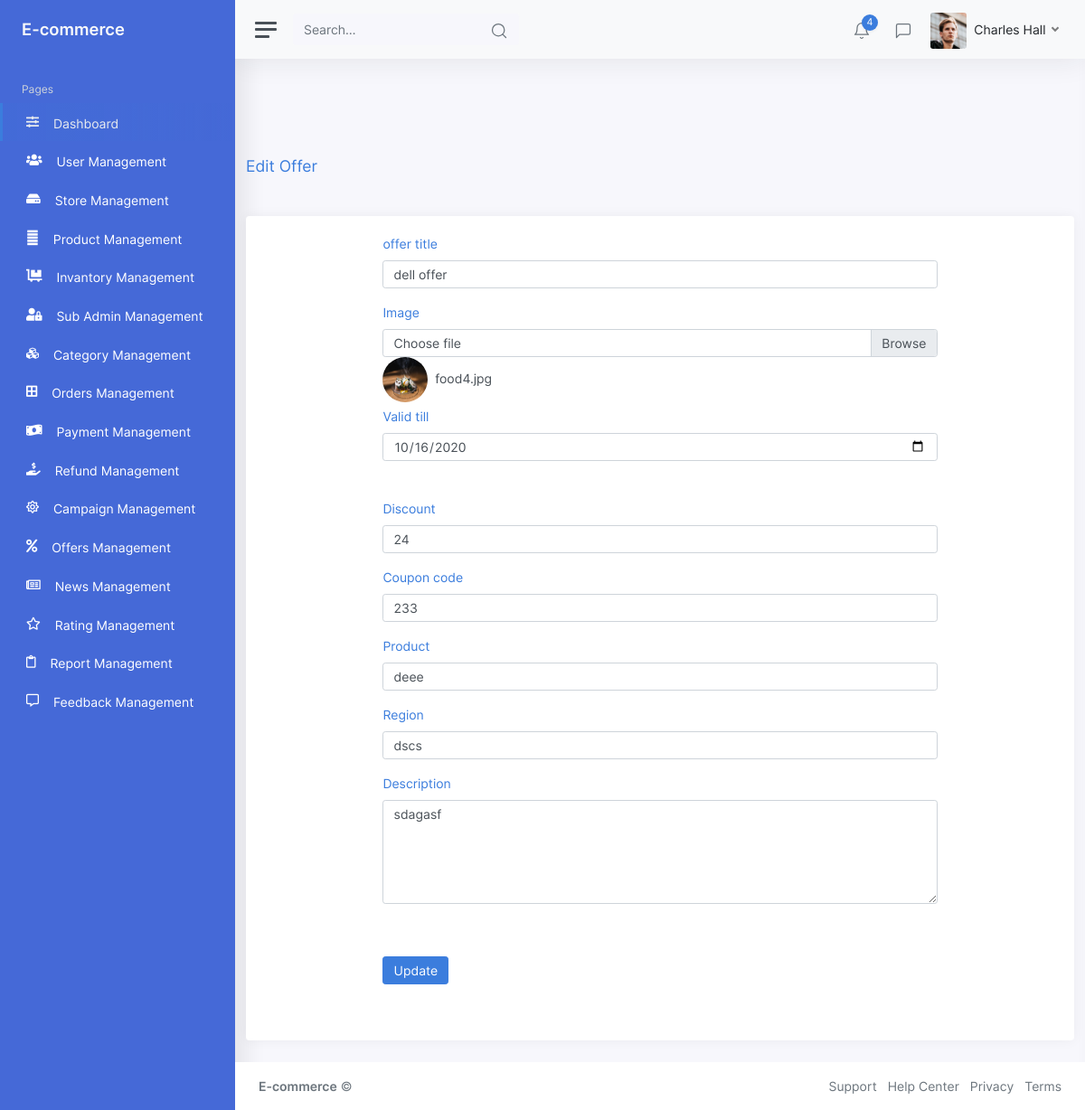
The app's page /Edititems/Editoffer/8 with its own data.
### tables this page shows
CREATE TABLE `offer` (
  `offers_id` int(11) NOT NULL,
  `offers_title` varchar(255) NOT NULL,
  `offers_image` varchar(255) NOT NULL,
  `valid_till` varchar(255) NOT NULL,
  `discount` varchar(255) NOT NULL,
  `coupon_code` varchar(255) NOT NULL,
  `product` varchar(255) NOT NULL,
  `region` varchar(255) NOT NULL,
  `description` varchar(255) DEFAULT NULL,
  `created_at` varchar(255) NOT NULL
);

### application/controllers/Edititems.php (called while the page is built, shortened)
<?php
class Edititems extends Admin
{
	public function __construct()
	{
		$this->load->model('MyModel');
		$this->load->model('Common_model');
	}
	public function Editoffer()
	{
		$id = $this->uri->segment(3);
		if ($id != '') {
			$dbdata = $this->Common_model->_selectById('offer', '*', ['offers_id' => $id]);
			if (!empty($dbdata)) {
				$config['upload_path'] = './uploads/OfferImage/';
				$config['allowed_types'] = 'gif|jpg|png';
				$this->load->library('upload', $config);
				$this->viewData['dbdata'] = $dbdata;
				$this->load->view('EditView/Edit-Offers-management', $this->viewData);
			}
		} else {
			$this->session->set_flashdata('success', 'Something went wrong. Please try again.');
		}
	}
}

### index.php (called while the page is built, shortened)
<?php
require_once BASEPATH.'core/CodeIgniter.php';

### application/models/Common_model.php (called while the page is built, shortened)
<?php
class Common_model extends CI_Model
{
    function _selectById($table, $column = '*', $condition = array())
    {
        if (count($condition) > 0) {
            $this->db->where($condition);
        }
        $this->db->select($column, false);
        $resSQL = $this->db->get($table);
        if ($resSQL->num_rows() > 0) {
            $result = $resSQL->row_array();
            return $result;
        } else {
            return false;
        }
    }
}
?>

### application/views/EditView/Edit-Offers-Management.php (the view, shortened to what this page needs)
<?php include_once('header.php');
include_once('sidebar.php'); ?>
<br><br><br><br>
<div class="container">
    <div class="breadcrumb-header justify-content-between">
        <div class="my-auto">
            <div class="d-flex">
                <h4 class="content-title mb-0 my-auto text-primary">Edit Offer</h4>
            </div>
        </div>
    </div>
    <br>
    <div class="card">
        <div class="card-body">
                    <form class="form-size" action="<?php echo base_url("Edititems/Editoffer/{$dbdata['offers_id']}"); ?>" method="POST" enctype="multipart/form-data">
                        <div class="form-group">
                            <label class="text-primary">offer title</label>
                            <input type="text" class="form-control" name="offertitle" value="<?= $dbdata['offers_title'] ?>" id="inputEmail" placeholder="product name" required>
                        </div>
                        <label class="text-primary">Image</label>
                        <div class="custom-file">
                             <td><img src="<?php echo base_url("/uploads/OfferImage/");?><?= $dbdata['offers_image'] ?>"  alt="photo" style="border-radius:50%;" height="50px"; width="50px";/>&nbsp;&nbsp;<?= $dbdata['offers_image'] ?></td>
                            <label class="custom-file-label" for="customFile">Choose file</label>
                        </div>
                        <br><br>
                        <label class="text-primary">Valid till</label>
                            <div class="row">
                                <div class="col">
                                    <input type="date" name="validtill" value="<?= $dbdata['valid_till'] ?>" class="form-control" placeholder="First name">
                                </div>
                            </div><br><br>
                            <label class="text-primary">Discount</label>
                            <div class="form-group">
                                <input type="text" class="form-control" name="discount" value="<?= $dbdata['discount'] ?>" id="inputEmail" placeholder="Discount" required>
                            </div>
                            <label class="text-primary">Coupon code</label>
                            <div class="form-group">
                                <input type="text" class="form-control" name="couponcode" value="<?= $dbdata['coupon_code'] ?>" id="inputEmail" placeholder="Coupon code" required>
                            </div>
                            <label class="text-primary">Product</label>
                            <div class="form-group">
                                <input type="text" class="form-control" name="product" value="<?= $dbdata['product'] ?>" id="inputEmail" placeholder="Product" required>
                            </div>
                            <label class="text-primary">Region</label>
                            <div class="form-group">
                                <input type="text" class="form-control" name="region" value="<?= $dbdata['region'] ?>" id="inputEmail" placeholder="Region" required>
                            </div>
                            <label class="text-primary">Description</label>
                        <div class="form-group">
                            <textarea  rows="5" class="form-control" name="description"  value=""id="inputEmail" placeholder="Please description here" required><?= $dbdata['description'] ?></textarea>
                        </div>
                            <br><br>
                         <button type="submit" class="btn btn-primary"><i class="fe fe-plus"></i>Update</button>
                    </form>
                    <br><br>
                </div>
        </div>
    </div>
    <?php include_once('footer.php'); ?>

### application/views/EditView/Edit-Offers-Management.php (style rules this page uses)
.form-size { width: 70%; margin-left: 15%; }

### records on screen
offer: offertitle "dell offer", offers_image (picture), offers_image "food4.jpg", validtill "10/16/2020", discount "24", couponcode "233", product "deee", region "dscs", description "sdagasf"
